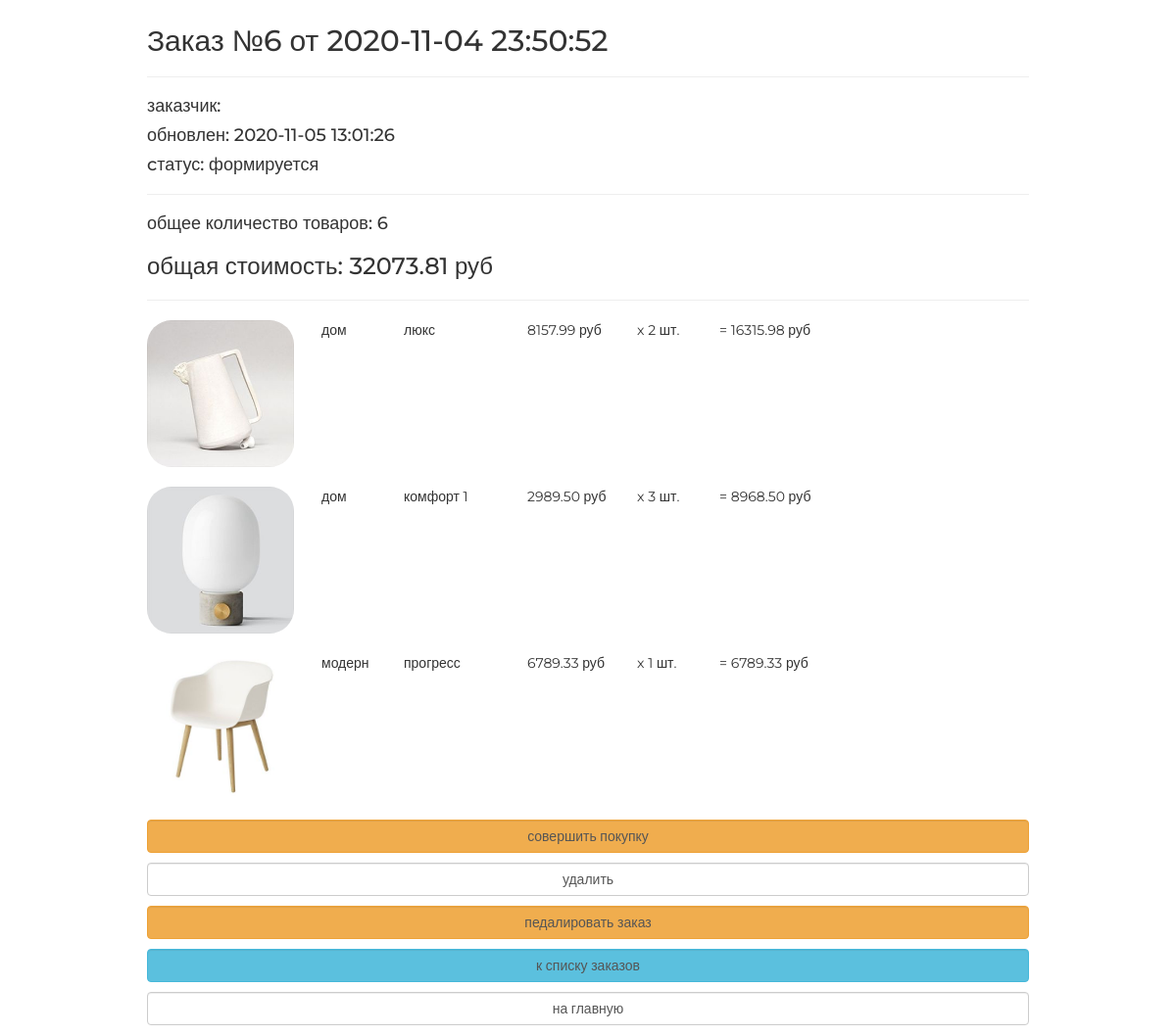
Before: /order/read/6/ with the older database file.
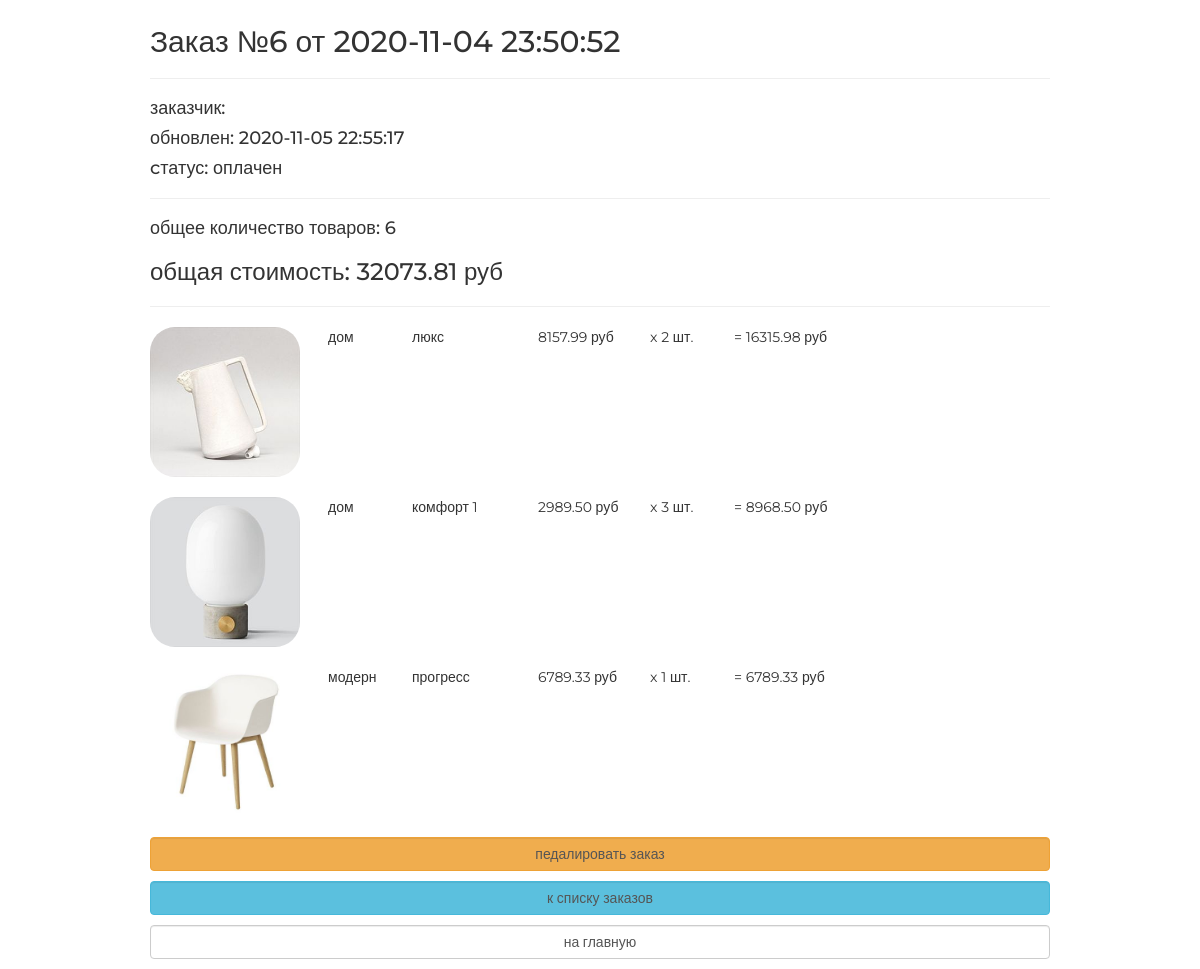
After: the same page with the newer database file.
### orderapp/models.py (models this page shows, shortened)
class Order(models.Model):
    FORMING = 'FM'
    SENT_TO_PROCESSING = 'STP'
    PROCESSED = 'PRD'
    PAID = 'PD'
    READY = 'RDY'
    DONE = 'DN'
    CANCELLED = 'CNC'
    ORDER_STATUSES = (
        (FORMING, 'формируется'),
        (SENT_TO_PROCESSING, 'отправлен в обработку'),
        (PROCESSED, 'обработан'),
        (PAID, 'оплачен'),
        (READY, 'готов к выдаче'),
        (DONE, 'выдан'),
        (CANCELLED, 'отменен'),
    )
    user = models.ForeignKey(settings.AUTH_USER_MODEL, on_delete=models.CASCADE, verbose_name='пользователь')
    created = models.DateTimeField(auto_now_add=True, verbose_name='дата создания')
    updated = models.DateTimeField(auto_now=True, verbose_name='дата изменения')
    status = models.CharField(max_length=3, choices=ORDER_STATUSES, default=FORMING, verbose_name='статус заказа')
    is_active = models.BooleanField(default=True, verbose_name='активен')
    class Meta:
        ordering = ('-created',)
        verbose_name = 'заказ'
        verbose_name_plural = 'заказы'
    def get_total_quantity(self):
        items = self.orderitems.select_related()
        return sum(list(map(lambda x: x.quantity, items)))
    def get_total_cost(self):
        items = self.orderitems.select_related()
        return sum(list(map(lambda x: x.quantity * x.product.price, items)))

class OrderItem(models.Model):
    order = models.ForeignKey(Order, related_name='orderitems', on_delete=models.CASCADE, verbose_name='заказ')
    product = models.ForeignKey(Product, on_delete=models.CASCADE, verbose_name='продукт')
    quantity = models.PositiveSmallIntegerField(default=0, verbose_name='количество')
    def get_product_cost(self):
        return self.product.price * self.quantity

### mainapp/models.py (models this page shows, shortened)
class Product(models.Model):
    category = models.ForeignKey(ProductCategory, on_delete=models.CASCADE)
    name = models.CharField(max_length=128, verbose_name='имя')
    image = models.ImageField(upload_to='products_images', blank=True, verbose_name='изображение')
    short_desc = models.CharField(max_length=128, verbose_name='краткое описание', blank=True)
    description = models.TextField(blank=True, verbose_name='описание')
    price = models.DecimalField(max_digits=8, decimal_places=2, default=0, verbose_name='цена')
    quantity = models.PositiveSmallIntegerField(default=0, verbose_name='количество товара')
    is_active = models.BooleanField(default=True, verbose_name='активен')
    class Meta:
        verbose_name = 'продукт'
        verbose_name_plural = 'продукты'

class ProductCategory(models.Model):
    name = models.CharField(max_length=64, unique=True, verbose_name='имя')
    description = models.TextField(blank=True, verbose_name='описание')
    is_active = models.BooleanField(verbose_name='активна', default=True)
    class Meta:
        verbose_name = 'категория'
        verbose_name_plural = 'категории'

### orderapp/views.py (the view)
# urls.py: path('read/<pk>/', orderapp.OrderRead.as_view(), name='order_read'),
class OrderRead(DetailView):
    model = Order

### adminapp/templatetags/custom_tags.py (called while the page is built)
@register.filter(name='media_folder_products')
def media_folder_products(string):
    if not string:
        string = 'products_images/default.jpg'
    return f'{settings.MEDIA_URL}{string}'

### mainapp/context_processors.py (called while the page is built)
def basket(request):
    basket_items = []
    if request.user.is_authenticated:
        basket_items = Basket.objects.filter(user=request.user)
    return {
        'basket': basket_items
    }

### orderapp/templates/orderapp/order_detail.html
{% extends "orderapp/base.html" %}
{% load static %}
{% load custom_tags %}
{% block content %}
    {% include 'orderapp/inc/inc_order_summary.html' %}
    <div class="basket_list">
        {% for item in object.orderitems.select_related %}
            <div class="basket_record">
                <img src="{{ item.product.image|media_folder_products }}"
                     alt="{{ item.product.short_desc }}">
                <span class="category_name">
                   {{ item.product.category.name }}
               </span>
                <span class="product_name">{{ item.product.name }}</span>
                <span class="product_price">
                   {{ item.product.price }}&nbspруб
               </span>
                <span class="product_quantitiy">
                   x {{ item.quantity }} шт.
               </span>
                <span class="product_cost">
                    = {{ item.get_product_cost }}&nbspруб
               </span>
            </div>
        {% endfor %}
    </div>
    {% include 'orderapp/inc/inc_order_actions.html' %}
{% endblock %}

### orderapp/templates/orderapp/base.html (shortened to what this page needs)
<!DOCTYPE html>
{% load static %}
<html>
<head>
    {% block css %}
        <link rel="stylesheet" type="text/css" href="{% static "css/bootstrap.min.css" %}">
        <link rel="stylesheet" href="{% static "fonts/font-awesome/css/font-awesome.css" %}">
        <link rel="stylesheet" type="text/css" href="{% static "css/style.css" %}">
    {% endblock %}
</head>
<body>
<div class="order_container">
    {% block content %}
    {% endblock %}
</div>
</body>
</html>

### orderapp/templates/orderapp/inc/inc_order_summary.html (shortened to what this page needs)
{% if object %}
    <div class="h2">Заказ №{{ object.pk }} от {{ object.created|date:"Y-m-d H:i:s" }}</div>
    <hr>
    <div class="h4">заказчик: {{ user.last_name }} {{ user.first_name }} </div>
    <div class="h4">обновлен: {{ object.updated|date:"Y-m-d H:i:s" }}</div>
    <div class="h4">cтатус: {{ object.get_status_display }}</div>
    <hr>
    <div class="h4">
        общее количество товаров:
        <span class="order_total_quantity">
            {{ object.get_total_quantity }}
        </span>
    </div>
    <div class="h3">
        общая стоимость:
        <span class="order_total_cost">
            {{ object.get_total_cost }}
        </span> руб
    </div>
{% endif %}
<hr>

### orderapp/templates/orderapp/inc/inc_order_actions.html
{% if object.status == 'FM' %}
    <button class="btn btn-warning btn-round form-control last">
        <a href="{% url 'orderapp:order_forming_complete' object.pk %}">
            совершить покупку
        </a>
    </button>
    <button class="btn btn-default btn-round form-control last">
        <a href="{% url 'orderapp:order_delete' object.pk %}">удалить</a>
    </button>
{% endif %}
{% if object.status %}
    {% if object.status != 'DN' %}
        {% if object.status != 'CNC' %}
            <button class="btn btn-warning btn-round form-control last">
                <a href="{% url 'orderapp:order_processing_imitation' object.pk %}">
                    педалировать заказ
                </a>
            </button>
        {% endif %}
    {% endif %}
{% endif %}
<button class="btn btn-info btn-round form-control last">
    <a href="{% url 'orderapp:orders_list' %}">
        к списку заказов
    </a>
</button>
<button class="btn btn-default btn-round form-control last">
    <a href="{% url 'main' %}">на главную</a>
</button>

### static/css/style.css (style rules this page uses)
* { margin: 0; padding: 0; }
.order_container { margin: 25px auto; width: 900px; }
.order_container button a { text-decoration: none; color: #555; }
.order_container img { display: block; float: left; width: 150px; border-radius: 25px; }
button.last { margin-bottom: 10px; }
body { font-family: 'Montserrat', sans-serif; }
html, body { height: 100%; }
.basket_list span.category_name { margin-left: 2em; width: 5em; position: relative; display: block; float: left; }
.basket_list span.product_name { margin-left: 1em; width: 8em; position: relative; display: block; float: left; }
.basket_list span.product_price { margin-left: 1em; width: 7em; position: relative; display: block; float: left; }
.basket_list span.product_quantitiy { margin-left: 1em; width: 5em; position: relative; display: block; float: left; }
.basket_list span.product_cost { margin-left: 1em; width: 10em; position: relative; display: block; float: left; }
.basket_list .basket_record { position: relative; display: block; height: 170px; float: none; }

Changed rows visible on the page:
changed Order id 6: updated "2020-11-05 13:01:26" → "2020-11-05 22:55:17"; status "формируется" → "оплачен"
Other visible differences:
text no longer shown: "совершить покупку удалить"
